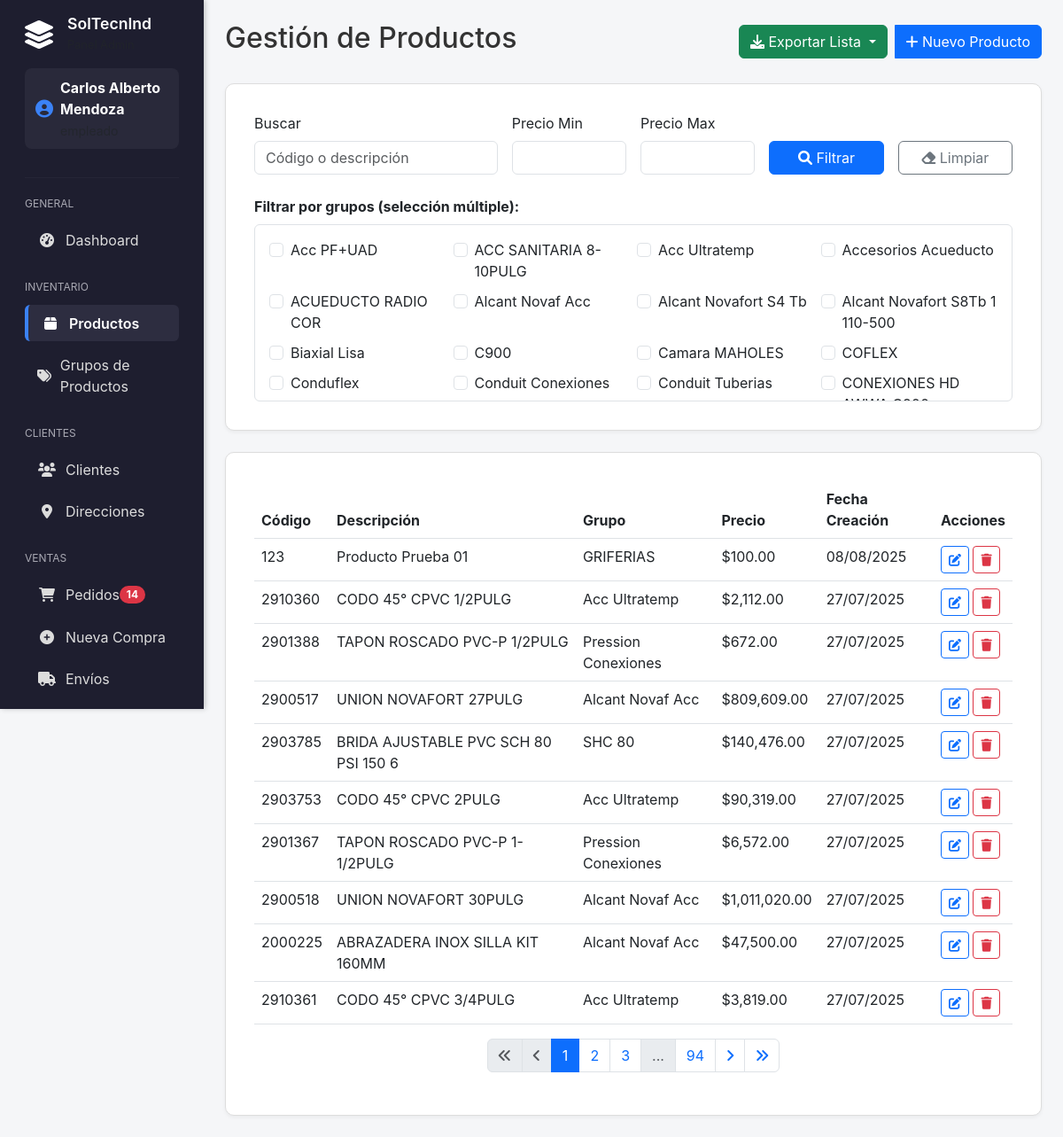
Screenshot of /admin/productos.php (signed in) with the database file from the repository.
### tables this page shows
CREATE TABLE `grupos_productos` (
  `id` int(11) NOT NULL,
  `nombre` varchar(255) NOT NULL,
  `descripcion` text DEFAULT NULL,
  `activo` tinyint(1) DEFAULT 1,
  `created_at` timestamp NOT NULL DEFAULT current_timestamp(),
  `updated_at` timestamp NOT NULL DEFAULT current_timestamp() ON UPDATE current_timestamp()
);

CREATE TABLE `productos` (
  `id` int(11) NOT NULL,
  `codigo` varchar(50) NOT NULL,
  `descripcion` text NOT NULL,
  `precio` decimal(12,2) NOT NULL,
  `grupo_id` int(11) NOT NULL,
  `created_at` timestamp NOT NULL DEFAULT current_timestamp(),
  `updated_at` timestamp NOT NULL DEFAULT current_timestamp() ON UPDATE current_timestamp(),
  `unidad_medida` varchar(20) NOT NULL DEFAULT 'und' COMMENT 'Unidad de medida del producto (und, mt, kg, etc.)',
  `unidad_empaque` int(11) NOT NULL DEFAULT 1 COMMENT 'Cantidad de unidades por empaque'
);

### admin/productos.php (the view, shortened to what this page needs)
<?php
require_once '../includes/LayoutManager.php';
$pdo = getConnection();
$search = $_GET['search'] ?? '';
$grupos_filter = $_GET['grupos'] ?? [];
$precio_min = $_GET['precio_min'] ?? '';
$precio_max = $_GET['precio_max'] ?? '';
$page = $_GET['page'] ?? 1;
$limit = 10;
$offset = ($page - 1) * $limit;
$where_conditions = [];
$params = [];
$where_clause = !empty($where_conditions) ? "WHERE " . implode(" AND ", $where_conditions) : "";
$count_sql = "SELECT COUNT(*) as total FROM productos p $where_clause";
$count_stmt = $pdo->prepare($count_sql);
$count_stmt->execute($params);
$total_productos = $count_stmt->fetch()['total'];
$total_pages = ceil($total_productos / $limit);
$sql = "SELECT p.*, g.nombre as grupo_nombre
        FROM productos p
        LEFT JOIN grupos_productos g ON p.grupo_id = g.id
        $where_clause
        ORDER BY p.created_at DESC
        LIMIT $limit OFFSET $offset";
$stmt = $pdo->prepare($sql);
$stmt->execute($params);
$productos = $stmt->fetchAll();
$grupos_stmt = $pdo->query("SELECT id, nombre FROM grupos_productos WHERE activo = 1 ORDER BY nombre");
$grupos = $grupos_stmt->fetchAll();
?>
<div class="d-flex justify-content-between align-items-center mb-4">
    <h2>Gestión de Productos</h2>
    <div class="btn-group">
        <button type="button" class="btn btn-success dropdown-toggle" data-bs-toggle="dropdown" aria-expanded="false">
            <i class="fas fa-download"></i> Exportar Lista
        </button>
        <button type="button" class="btn btn-primary ms-2" data-bs-toggle="modal" data-bs-target="#productModal">
            <i class="fas fa-plus"></i> Nuevo Producto
        </button>
    </div>
</div>
<div class="card mb-4">
    <div class="card-body">
        <form method="GET" class="row g-3">
            <div class="col-md-4">
                <label for="search" class="form-label">Buscar</label>
                <input type="text" class="form-control" id="search" name="search"
                       value="<?php echo htmlspecialchars($search); ?>"
                       placeholder="Código o descripción">
            </div>
            <div class="col-md-2">
                <label for="precio_min" class="form-label">Precio Min</label>
                <input type="number" class="form-control" id="precio_min" name="precio_min"
                       value="<?php echo htmlspecialchars($precio_min); ?>" step="0.01">
            </div>
            <div class="col-md-2">
                <label for="precio_max" class="form-label">Precio Max</label>
                <input type="number" class="form-control" id="precio_max" name="precio_max"
                       value="<?php echo htmlspecialchars($precio_max); ?>" step="0.01">
            </div>
            <div class="col-md-2 d-flex align-items-end">
                <button type="submit" class="btn btn-primary w-100">
                    <i class="fas fa-search"></i> Filtrar
                </button>
            </div>
            <div class="col-md-2 d-flex align-items-end">
                <a href="?" class="btn btn-outline-secondary w-100">
                    <i class="fas fa-eraser"></i> Limpiar
                </a>
            </div>
            <div class="col-12 mt-4">
                <label class="form-label fw-bold">Filtrar por grupos (selección múltiple):</label>
                <div class="border rounded p-3" style="max-height: 200px; overflow-y: auto;">
                    <div class="row g-2">
                        <?php foreach ($grupos as $grupo): ?>
                            <div class="col-md-4 col-lg-3">
                                <div class="form-check">
                                    <input class="form-check-input grupo-checkbox" type="checkbox"
                                           name="grupos[]" value="<?php echo $grupo['id']; ?>"
                                           id="grupo_<?php echo $grupo['id']; ?>"
                                           <?php echo in_array($grupo['id'], $grupos_filter) ? 'checked' : ''; ?>>
                                    <label class="form-check-label" for="grupo_<?php echo $grupo['id']; ?>">
                                        <?php echo htmlspecialchars($grupo['nombre']); ?>
                                    </label>
                                </div>
                            </div>
                        <?php endforeach; ?>
                    </div>
                </div>
            </div>
        </form>
    </div>
</div>
<div class="card">
    <div class="card-body">
        <div class="table-responsive">
            <table class="table table-hover">
                <thead>
                    <tr>
                        <th>Código</th>
                        <th>Descripción</th>
                        <th>Grupo</th>
                        <th>Precio</th>
                        <th>Fecha Creación</th>
                        <th>Acciones</th>
                    </tr>
                </thead>
                <tbody>
                    <?php if (empty($productos)): ?>
                        <tr>
                            <td colspan="6" class="text-center py-4">
                                <p class="text-muted">No hay productos disponibles</p>
                            </td>
                        </tr>
                    <?php else: ?>
                        <?php foreach ($productos as $producto): ?>
                        <tr>
                            <td><?php echo htmlspecialchars($producto['codigo']); ?></td>
                            <td><?php echo htmlspecialchars($producto['descripcion']); ?></td>
                            <td><?php echo htmlspecialchars($producto['grupo_nombre'] ?? 'Sin grupo'); ?></td>
                            <td>$<?php echo number_format($producto['precio'], 2); ?></td>
                            <td><?php echo date('d/m/Y', strtotime($producto['created_at'])); ?></td>
                            <td>
                                <button type="button" class="btn btn-sm btn-outline-primary"
                                        onclick="editProduct(<?php echo $producto['id']; ?>, '<?php echo addslashes($producto['codigo']); ?>', '<?php echo addslashes($producto['descripcion']); ?>', <?php echo $producto['precio']; ?>, <?php echo $producto['grupo_id'] ?? 'null'; ?>)">
                                    <i class="fas fa-edit"></i>
                                </button>
                                <button type="button" class="btn btn-sm btn-outline-danger"
                                        onclick="deleteProduct(<?php echo $producto['id']; ?>)">
                                    <i class="fas fa-trash"></i>
                                </button>
                            </td>
                        </tr>
                        <?php endforeach; ?>
                    <?php endif; ?>
                </tbody>
            </table>
        </div>
        <?php if ($total_pages > 1): ?>
        <nav aria-label="Paginación">
            <ul class="pagination justify-content-center">
                <?php
                    $params = array(
                        'search' => $search,
                        'precio_min' => $precio_min,
                        'precio_max' => $precio_max
                    );
                    function generatePageUrl($page, $params) {
                        $params['page'] = $page;
                        $url_params = array();
                        foreach ($params as $key => $value) {
                            if (is_array($value)) {
                                foreach ($value as $val) {
                                    $url_params[] = urlencode($key) . '[]=' . urlencode($val);
                                }
                            } else if ($value !== '') {
                                $url_params[] = urlencode($key) . '=' . urlencode($value);
                            }
                        }
                        return '?' . implode('&', $url_params);
                    }
                    $firstDisabled = $page <= 1;
                    echo '<li class="page-item ' . ($firstDisabled ? 'disabled' : '') . '">
                            <a class="page-link" href="' . ($firstDisabled ? '#' : generatePageUrl(1, $params)) . '">
                                <i class="fas fa-angle-double-left"></i>
                            </a>
                          </li>';
                    echo '<li class="page-item ' . ($firstDisabled ? 'disabled' : '') . '">
                            <a class="page-link" href="' . ($firstDisabled ? '#' : generatePageUrl($page - 1, $params)) . '">
                                <i class="fas fa-angle-left"></i>
                            </a>
                          </li>';
                    $range = 2;
                    $initial = max(1, $page - $range);
                    $limit = min($total_pages, $page + $range);
                    for ($i = $initial; $i <= $limit; $i++) {
                        echo '<li class="page-item ' . ($i == $page ? 'active' : '') . '">
                                <a class="page-link" href="' . generatePageUrl($i, $params) . '">' . $i . '</a>
                              </li>';
                    }
                    if ($limit < $total_pages) {
                        if ($limit < $total_pages - 1) {
                            echo '<li class="page-item disabled"><span class="page-link">...</span></li>';
                        }
                        echo '<li class="page-item">
                                <a class="page-link" href="' . generatePageUrl($total_pages, $params) . '">' . $total_pages . '</a>
                              </li>';
                    }
                    $lastDisabled = $page >= $total_pages;
                    echo '<li class="page-item ' . ($lastDisabled ? 'disabled' : '') . '">
                            <a class="page-link" href="' . ($lastDisabled ? '#' : generatePageUrl($page + 1, $params)) . '">
                                <i class="fas fa-angle-right"></i>
                            </a>
                          </li>';
                    echo '<li class="page-item ' . ($lastDisabled ? 'disabled' : '') . '">
                            <a class="page-link" href="' . ($lastDisabled ? '#' : generatePageUrl($total_pages, $params)) . '">
                                <i class="fas fa-angle-double-right"></i>
                            </a>
                          </li>';
                ?>
            </ul>
        </nav>
        <?php endif; ?>
    </div>
</div>

### rows the page displays
grupos_productos: nombre "Acc PF+UAD"
grupos_productos: nombre "ACC SANITARIA 8-10PULG"
grupos_productos: nombre "Acc Ultratemp"
grupos_productos: nombre "Accesorios Acueducto"
grupos_productos: nombre "ACUEDUCTO RADIO COR"
grupos_productos: nombre "Alcant Novaf Acc"
grupos_productos: nombre "Alcant Novafort S4 Tb"
grupos_productos: nombre "Alcant Novafort S8Tb 1 110-500"
grupos_productos: nombre "Biaxial Lisa"
grupos_productos: nombre "C900"
grupos_productos: nombre "Camara MAHOLES"
grupos_productos: nombre "COFLEX"
grupos_productos: nombre "Conduflex"
grupos_productos: nombre "Conduit Conexiones"
grupos_productos: nombre "Conduit Tuberias"
grupos_productos: nombre "CONEXIONES HD…"
productos: codigo "123", descripcion "Producto Prueba 01", grupos_productos.nombre "GRIFERIAS", precio "100.00", created_at "08/08/2025"
productos: codigo "2910360", descripcion "CODO 45° CPVC 1/2PULG", grupos_productos.nombre "Acc Ultratemp", precio "2,112.00", created_at "27/07/2025"
productos: codigo "2901388", descripcion "TAPON ROSCADO PVC-P 1/2PULG", grupos_productos.nombre "Pression Conexiones", precio "672.00", created_at "27/07/2025"
productos: codigo "2900517", descripcion "UNION NOVAFORT 27PULG", grupos_productos.nombre "Alcant Novaf Acc", precio "809,609.00", created_at "27/07/2025"
productos: codigo "2903785", descripcion "BRIDA AJUSTABLE PVC SCH 80 PSI 150 6", grupos_productos.nombre "SHC 80", precio "140,476.00", created_at "27/07/2025"
productos: codigo "2903753", descripcion "CODO 45° CPVC 2PULG", grupos_productos.nombre "Acc Ultratemp", precio "90,319.00", created_at "27/07/2025"
productos: codigo "2901367", descripcion "TAPON ROSCADO PVC-P 1-1/2PULG", grupos_productos.nombre "Pression Conexiones", precio "6,572.00", created_at "27/07/2025"
productos: codigo "2900518", descripcion "UNION NOVAFORT 30PULG", grupos_productos.nombre "Alcant Novaf Acc", precio "1,011,020.00", created_at "27/07/2025"
productos: codigo "2000225", descripcion "ABRAZADERA INOX SILLA KIT 160MM", grupos_productos.nombre "Alcant Novaf Acc", precio "47,500.00", created_at "27/07/2025"
productos: codigo "2910361", descripcion "CODO 45° CPVC 3/4PULG", grupos_productos.nombre "Acc Ultratemp", precio "3,819.00", created_at "27/07/2025"

### other values shown
$config['title'] "SolTecnInd"
$_SESSION['nombre'] "Carlos Alberto Mendoza"
$cat "GENERAL"
$item['text'] "Dashboard"
$cat "INVENTARIO"
$item['text'] "Productos"
$item['text'] "Grupos de Productos"
$cat "CLIENTES"
$item['text'] "Clientes"
$item['text'] "Direcciones"
$cat "VENTAS"
$item['text'] "Pedidos"
$count "14"
$item['text'] "Nueva Compra"
$item['text'] "Envíos"
